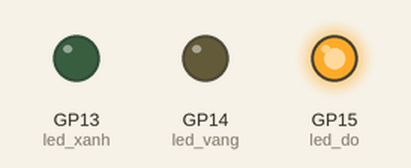
This program was run on a simulated Raspberry Pi Pico running MicroPython. Shown: output pins drawn as LEDs (lit = HIGH). What the program prints to the serial console is not drawn.

Above: at 2.5 s.
At 7.5 s:
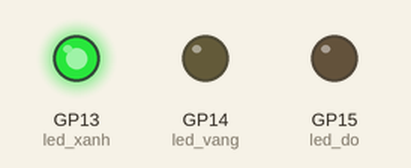
At 11.0 s:
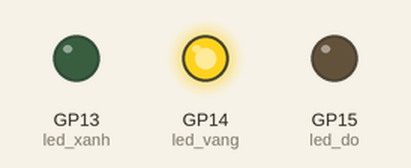
Timing chart, 0 to 15.6 s (numbered marks = the images above):
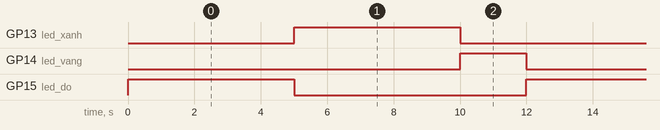

Measured:
- by itself, GP13 (led_xanh), GP15 (led_do): alternates HIGH for 5.0 s and LOW for 7.0 s
- by itself, GP14 (led_vang): alternates HIGH for 2.0 s and LOW for 10.0 s
- by itself, everything shown: repeats every 12.0 s, in 3 steps

The program:

traffic_light.py
```python
# Đèn giao thông — MicroPython (Wokwi — Raspberry Pi Pico)
# Tác giả: Phạm Thanh Sang — N23DCCI064
# Mô tả: Điều khiển 3 LED mô phỏng đèn giao thông Đỏ→Xanh→Vàng

from machine import Pin
import time

# Khởi tạo 3 LED: Đỏ (GP15), Vàng (GP14), Xanh (GP13)
led_do = Pin(15, Pin.OUT)
led_vang = Pin(14, Pin.OUT)
led_xanh = Pin(13, Pin.OUT)

def tat_het():
    """Tắt tất cả đèn LED"""
    led_do.value(0)
    led_vang.value(0)
    led_xanh.value(0)

print("=== ĐÈN GIAO THÔNG ===")
print("Đỏ: 5s → Xanh: 5s → Vàng: 2s")

while True:
    # Đèn ĐỎ — Dừng (5 giây)
    tat_het()
    led_do.value(1)
    print("🔴 ĐỎ — Dừng!")
    time.sleep(5)

    # Đèn XANH — Đi (5 giây)
    tat_het()
    led_xanh.value(1)
    print("🟢 XANH — Đi!")
    time.sleep(5)

    # Đèn VÀNG — Chuẩn bị dừng (2 giây)
    tat_het()
    led_vang.value(1)
    print("🟡 VÀNG — Chuẩn bị dừng!")
    time.sleep(2)
```
